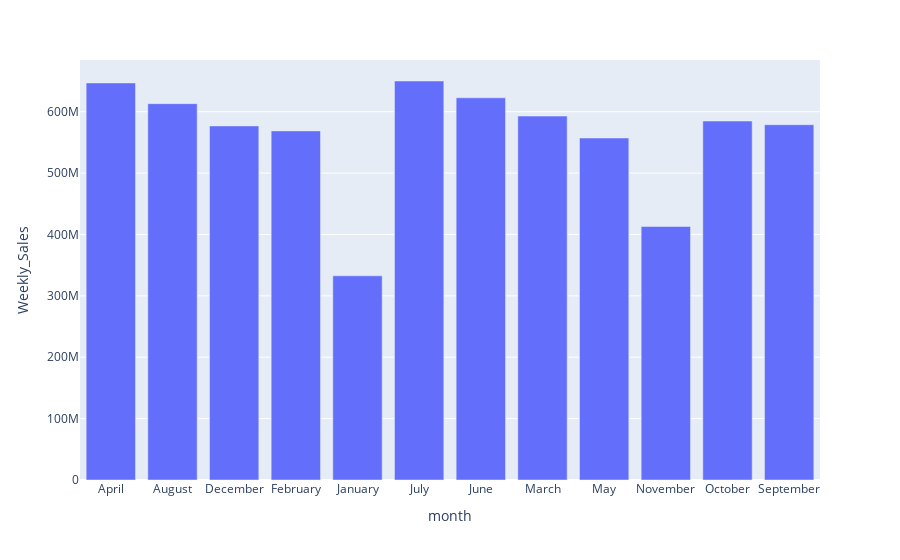

The notebook cell saved with this chart:
### Code cell
sales = walmart.groupby('month')['Weekly_Sales'].sum().reset_index()
px.bar(sales,x='month',y='Weekly_Sales')
#Less the Temperature more sale

### Figure 1 — Plotly figure (JSON) as saved in the notebook; plotly's stock layout.template omitted (floating-point values rounded to 4 significant figures)
{"data": [{"hovertemplate": "month=%{x}<br>Weekly_Sales=%{y}<extra></extra>", "legendgroup": "", "marker": {"color": "#636efa", "pattern": {"shape": ""}}, "name": "", "orientation": "v", "showlegend": false, "textposition": "auto", "type": "bar", "x": ["April", "August", "December", "February", "January", "July", "June", "March", "May", "November", "October", "September"], "xaxis": "x", "y": [646900000.0, 613100000.0, 576800000.0, 568700000.0, 332600000.0, 650000000.0, 622600000.0, 592800000.0, 557100000.0, 413000000.0, 584800000.0, 578800000.0], "yaxis": "y"}], "layout": {"barmode": "relative", "legend": {"tracegroupgap": 0}, "margin": {"t": 60}, "xaxis": {"anchor": "y", "domain": [0, 1], "title": {"text": "month"}}, "yaxis": {"anchor": "x", "domain": [0, 1], "title": {"text": "Weekly_Sales"}}}}
